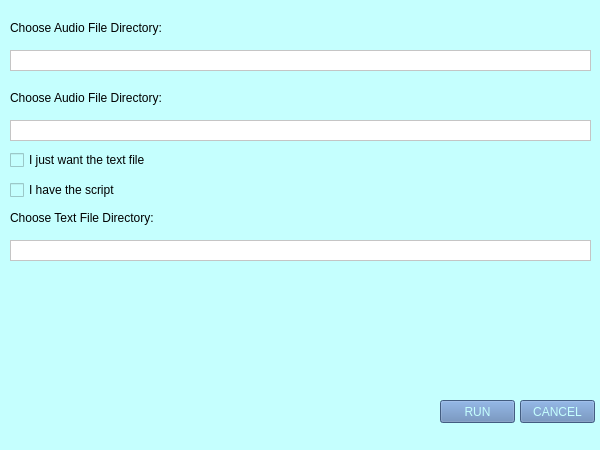
<?xml version="1.0" encoding="UTF-8"?>
<ui version="4.0">
 <class>MainWindow</class>
 <widget class="QMainWindow" name="MainWindow">
  <property name="geometry">
   <rect>
    <x>0</x>
    <y>0</y>
    <width>600</width>
    <height>450</height>
   </rect>
  </property>
  <property name="windowTitle">
   <string>MainWindow</string>
  </property>
  <property name="styleSheet">
   <string notr="true">background-color: rgb(197, 255, 254);</string>
  </property>
  <widget class="QWidget" name="centralwidget">
   <widget class="QLabel" name="lbl_audio_dir">
    <property name="geometry">
     <rect>
      <x>10</x>
      <y>20</y>
      <width>571</width>
      <height>16</height>
     </rect>
    </property>
    <property name="text">
     <string>Choose Audio File Directory:</string>
    </property>
   </widget>
   <widget class="QTextEdit" name="txt_audio_dir">
    <property name="geometry">
     <rect>
      <x>10</x>
      <y>50</y>
      <width>581</width>
      <height>21</height>
     </rect>
    </property>
    <property name="styleSheet">
     <string notr="true">background-color: rgb(255, 255, 255);</string>
    </property>
    <property name="verticalScrollBarPolicy">
     <enum>Qt::ScrollBarAlwaysOff</enum>
    </property>
   </widget>
   <widget class="QTextEdit" name="txt_out_dir">
    <property name="geometry">
     <rect>
      <x>10</x>
      <y>120</y>
      <width>581</width>
      <height>21</height>
     </rect>
    </property>
    <property name="styleSheet">
     <string notr="true">background-color: rgb(255, 255, 255);</string>
    </property>
    <property name="verticalScrollBarPolicy">
     <enum>Qt::ScrollBarAlwaysOff</enum>
    </property>
   </widget>
   <widget class="QLabel" name="lbl_out_dir">
    <property name="geometry">
     <rect>
      <x>10</x>
      <y>90</y>
      <width>571</width>
      <height>16</height>
     </rect>
    </property>
    <property name="text">
     <string>Choose Audio File Directory:</string>
    </property>
   </widget>
   <widget class="QCheckBox" name="checkBox">
    <property name="geometry">
     <rect>
      <x>10</x>
      <y>150</y>
      <width>571</width>
      <height>20</height>
     </rect>
    </property>
    <property name="text">
     <string>I just want the text file</string>
    </property>
   </widget>
   <widget class="QCheckBox" name="checkBox_2">
    <property name="geometry">
     <rect>
      <x>10</x>
      <y>180</y>
      <width>571</width>
      <height>20</height>
     </rect>
    </property>
    <property name="text">
     <string>I have the script</string>
    </property>
   </widget>
   <widget class="QLabel" name="lbl_script_dir">
    <property name="geometry">
     <rect>
      <x>10</x>
      <y>210</y>
      <width>571</width>
      <height>16</height>
     </rect>
    </property>
    <property name="text">
     <string>Choose Text File Directory:</string>
    </property>
   </widget>
   <widget class="QTextEdit" name="txt_script_dir">
    <property name="geometry">
     <rect>
      <x>10</x>
      <y>240</y>
      <width>581</width>
      <height>21</height>
     </rect>
    </property>
    <property name="styleSheet">
     <string notr="true">background-color: rgb(255, 255, 255);</string>
    </property>
    <property name="verticalScrollBarPolicy">
     <enum>Qt::ScrollBarAlwaysOff</enum>
    </property>
   </widget>
   <widget class="QPushButton" name="pushButton">
    <property name="geometry">
     <rect>
      <x>520</x>
      <y>400</y>
      <width>75</width>
      <height>23</height>
     </rect>
    </property>
    <property name="styleSheet">
     <string notr="true">background-color: rgb(94, 130, 180);
color:  rgb(197, 255, 254);</string>
    </property>
    <property name="text">
     <string>CANCEL</string>
    </property>
   </widget>
   <widget class="QPushButton" name="pushButton_2">
    <property name="geometry">
     <rect>
      <x>440</x>
      <y>400</y>
      <width>75</width>
      <height>23</height>
     </rect>
    </property>
    <property name="styleSheet">
     <string notr="true">background-color: rgb(94, 130, 180);
color:  rgb(197, 255, 254);</string>
    </property>
    <property name="text">
     <string>RUN</string>
    </property>
   </widget>
  </widget>
  <widget class="QStatusBar" name="statusbar"/>
 </widget>
 <resources/>
 <connections/>
</ui>
